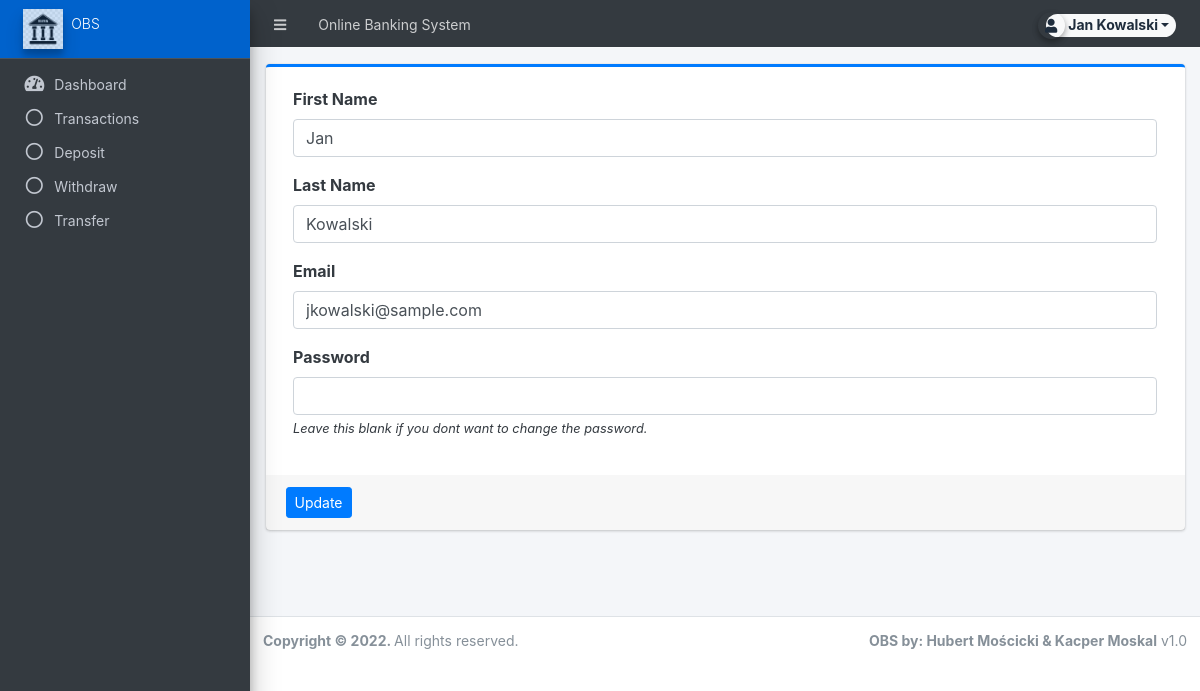
Screenshot of /client/?page=user (signed in) with the database file from the repository.
### tables this page shows
CREATE TABLE `accounts` (
  `id` int(30) NOT NULL,
  `account_number` varchar(50) NOT NULL,
  `pin` text NOT NULL,
  `firstname` varchar(250) NOT NULL,
  `lastname` varchar(250) NOT NULL,
  `middlename` varchar(250) NOT NULL,
  `email` text NOT NULL,
  `password` text NOT NULL,
  `generated_password` text NOT NULL,
  `balance` float NOT NULL,
  `date_created` datetime NOT NULL DEFAULT current_timestamp(),
  `date_updated` datetime DEFAULT NULL ON UPDATE current_timestamp()
);

### classes/DBConnection.php (called while the page is built, shortened)
<?php
class DBConnection{
    private $host = DB_SERVER;
    private $username = DB_USERNAME;
    private $password = DB_PASSWORD;
    private $database = DB_NAME;
    public $conn;
    public function __construct(){
        if (!isset($this->conn)) {
            $this->conn = new mysqli($this->host, $this->username, $this->password, $this->database);
        }
    }
}
?>

### classes/SystemSettings.php (called while the page is built, shortened)
<?php
class SystemSettings extends DBConnection{
	function userdata($field = ''){
		if(!empty($field)){
			if(isset($_SESSION['userdata'][$field]))
				return $_SESSION['userdata'][$field];
			else
				return null;
		}else{
			return false;
		}
	}
}
$_settings = new SystemSettings();
?>

### client/user/index.php (the view, shortened to what this page needs)
<?php
$user = $conn->query("SELECT * FROM `accounts` where id ='".$_settings->userdata('id')."'");
foreach($user->fetch_array() as $k =>$v){
	$meta[$k] = $v;
}
?>
<div class="card card-outline card-primary">
	<div class="card-body">
		<div class="container-fluid">
			<form action="" id="manage-user">
				<div class="form-group">
					<label for="name">First Name</label>
					<input type="text" name="firstname" id="firstname" class="form-control" value="<?php echo isset($meta['firstname']) ? $meta['firstname']: '' ?>" required>
				</div>
				<div class="form-group">
					<label for="name">Last Name</label>
					<input type="text" name="lastname" id="lastname" class="form-control" value="<?php echo isset($meta['lastname']) ? $meta['lastname']: '' ?>" required>
				</div>
				<div class="form-group">
					<label for="email">Email</label>
					<input type="text" name="email" id="email" class="form-control" value="<?php echo isset($meta['email']) ? $meta['email']: '' ?>" required  autocomplete="off">
				</div>
				<div class="form-group">
					<label for="password">Password</label>
					<input type="password" name="password" id="password" class="form-control" value="" autocomplete="off">
					<small><i>Leave this blank if you dont want to change the password.</i></small>
				</div>
			</form>
		</div>
	</div>
	<div class="card-footer">
			<div class="col-md-12">
				<div class="row">
					<button class="btn btn-sm btn-primary" form="manage-user">Update</button>
				</div>
			</div>
		</div>
</div>

### rows the page displays
accounts: firstname "Jan", lastname "Kowalski", email "jkowalski@sample.com"

### other values shown
$_settings->info('name') "Online Banking System"
$_settings->userdata('firstname').' '.$_settings->userdata('lastname') "Jan Kowalski"
$_settings->info('short_name') "OBS"
